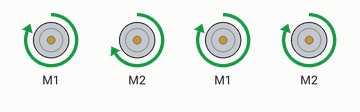
The sketch below on a simulated Arduino Uno, built with avr-gcc and run on an emulated ATmega328P. On the bench: 4 × DC motor (green arrow = forward, orange = backward, longer = faster).

Above: at 0.1 s.
Timing chart, 0 to 1.6 s (numbered marks = the images above):
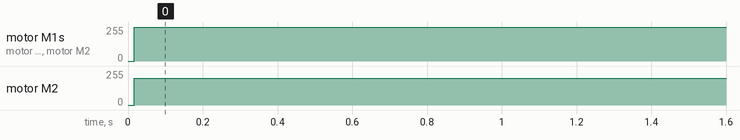

Measured:
- by itself, motor M1, motor M1, motor M2: stopped → forward 255/255 at 0.02 s
- by itself, motor M2: stopped → forward 200/255 at 0.02 s

The sketch:

sabertooth_with_two_motors_copy_20240917210229.ino
```cpp
#include <SoftwareSerial.h>
#include <SabertoothSimplified.h>

SoftwareSerial SWSerial1(NOT_A_PIN, 9);
SabertoothSimplified ST1(SWSerial1);
SoftwareSerial SWSerial2(NOT_A_PIN, 3);
SabertoothSimplified ST2(SWSerial2);
void setup()
{
  SWSerial1.begin(9600);

  SWSerial2.begin(9600);
}

void loop()
{

  ST1.motor(1,127);
  ST1.motor(2,100);
  ST2.motor(1,127);
  ST2.motor(2,127);


}
```
